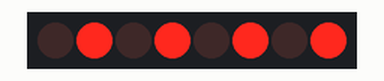
Simulated run of this sketch. Board: Arduino Uno, built with avr-gcc and run on an emulated ATmega328P. Parts: 8 shift-register outputs drawn as a row of LEDs (first output left, lit = HIGH). Wiring (inferred from the names in the program): shift register (74HC595): data pin 2; shift clock pin 4; latch pin 3. Wiring (inferred from the signals the program sends): row of LEDs: on Q0, Q1, Q2, Q3, Q4, Q5, Q6, Q7.

Above: at 0.15 s.
At 4.95 s:
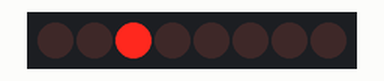
At 10.05 s:
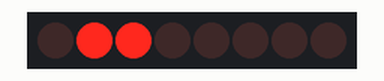
At 19.95 s:
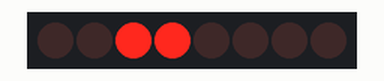
At 29.86 s:
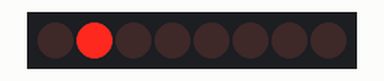
At 39.76 s:
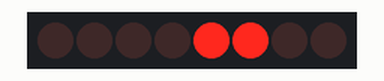
Timing chart, 0 to 40.0 s (numbered marks = the images above):
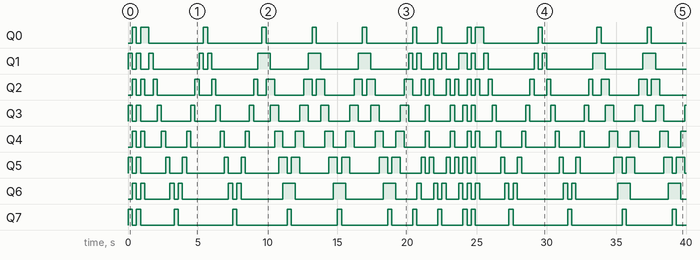

The sketch:

8_leds.ino
```cpp
//Initialiseer pinnen
const int latchPin = 3;
const int clockPin = 4;
const int dataPin = 2;

///////////////////////////////////////////////////////////////////////////////////////////////////////////////////////////////////////////////////////////////////////////////////
//PATRONEN

//Knipperen
const byte pattern0[] = {B11111111, B00000000};

// Om en om
const byte pattern1[] = {B10101010, B01010101};


// Allebei de kanten op
const byte pattern2[] = {B00000001, B00000010, B00000100, B00001000, B00010000, B00100000, B01000000, B10000000,B01000000,B00100000,B00010000,B00001000,B00000100,B00000010};


//Twee tegelijk
const byte pattern3[] = {B00000011,B00000110,B00001100,B00011000,B00110000,B01100000,B11000000, B01100000, B00110000, B00011000, B00001100, B00000110};


//1001 patroon
const byte pattern4[] = {B10000001, B01000010, B00100100, B00011000, B00100100, B01000010};

///////////////////////////////////////////////////////////////////////////////////////////////////////////////////////////////////////////////////////////////////////////////////


void setup() {
  pinMode(latchPin, OUTPUT);
  pinMode(clockPin, OUTPUT);
  pinMode(dataPin, OUTPUT);
}


void loop() {

for (int i = 0; i < 2; i++) {
    for (int num = 0; num < sizeof(pattern1); num++) {
      showLeds(pattern1[num]);
      delay(300);
    }
  }
  //Loop voor tweede patroon
  for (int i = 0; i < 2; i++) {
    for (int num = 0; num < sizeof(pattern2); num++) {
      showLeds(pattern2[num]);
      delay(300);
    }
  }

  //Loop voor derde patroon
  for (int i = 0; i < 3; i++) {
    for (int num = 0; num < sizeof(pattern3); num++) {
      showLeds(pattern3[num]);
      delay(300);
    }
  }

//Loop voor vierde patroon
  for (int i = 0; i < 2; i++) {
    for (int num = 0; num < sizeof(pattern4); num++) {
      showLeds(pattern4[num]);
      delay(300);
    }
  }


}


//Void functie om de leds aan te sturen
void showLeds(byte value) {
  digitalWrite(latchPin, LOW);
  shiftOut(dataPin, clockPin, MSBFIRST, value);
  digitalWrite(latchPin, HIGH);
}
```

Measured:
- by itself, Q0: LOW → HIGH at 0.30 s, → LOW 0.30 s later, → HIGH 0.30 s later, → LOW 0.60 s later, … (26 changes in this stretch)
- by itself, Q1: LOW → HIGH at 0.00 s, → LOW 0.30 s later, → HIGH 0.30 s later, → LOW 0.30 s later, … (38 changes in this stretch)
- by itself, Q2: LOW → HIGH at 0.30 s, → LOW 0.30 s later, → HIGH 0.30 s later, → LOW 0.30 s later, … (50 changes in this stretch)
- by itself, Q3: LOW → HIGH at 0.00 s, → LOW 0.30 s later, → HIGH 0.30 s later, → LOW 0.30 s later, … (47 changes in this stretch)
- by itself, Q4: LOW → HIGH at 0.30 s, → LOW 0.30 s later, → HIGH 0.30 s later, → LOW 0.30 s later, … (47 changes in this stretch)
- by itself, Q5: LOW → HIGH at 0.00 s, → LOW 0.30 s later, → HIGH 0.30 s later, → LOW 0.30 s later, … (52 changes in this stretch)
- by itself, Q6: LOW → HIGH at 0.30 s, → LOW 0.30 s later, → HIGH 0.30 s later, → LOW 0.30 s later, … (42 changes in this stretch)
- by itself, Q7: LOW → HIGH at 0.00 s, → LOW 0.30 s later, → HIGH 0.30 s later, → LOW 0.30 s later, … (30 changes in this stretch)
